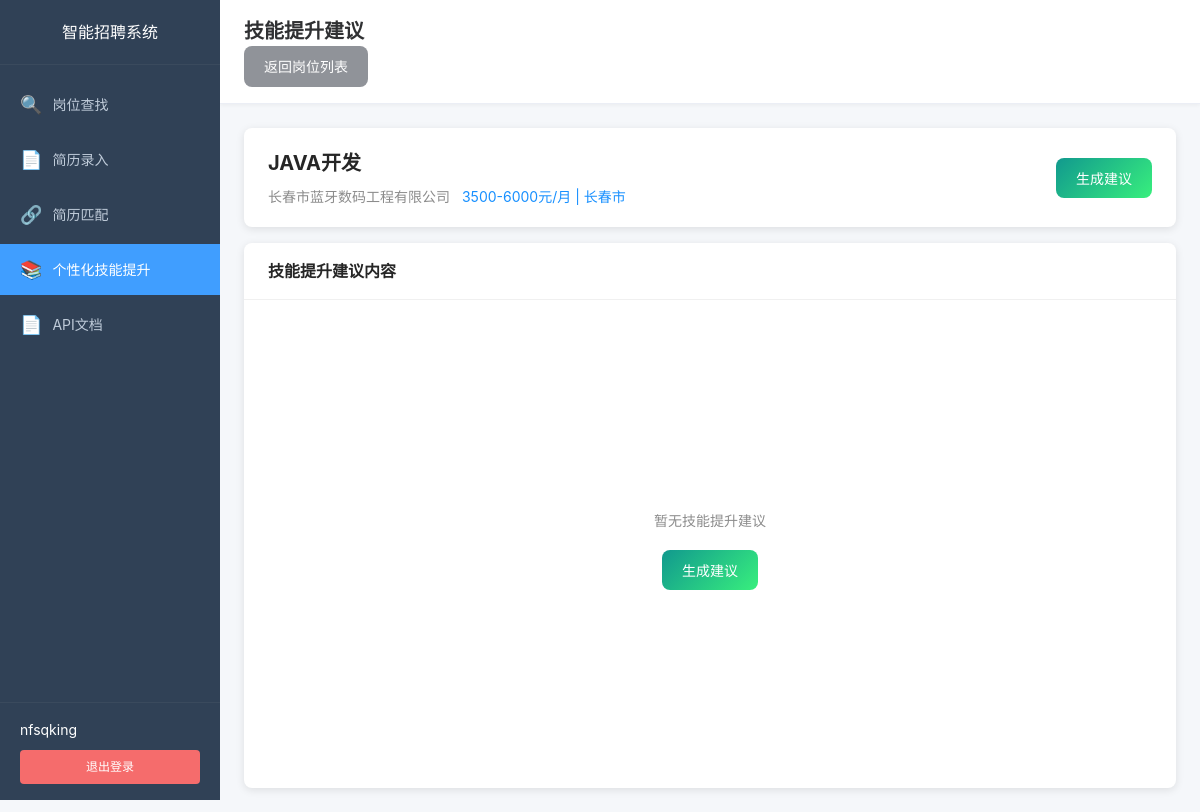
Page /skill_improvement/suggestion/1 (signed in) on the committed database.
### app/models/user.py (models this page shows, shortened)
class User(UserMixin, db.Model):
    __tablename__ = 'users'
    id = db.Column(db.Integer, primary_key=True)
    username = db.Column(db.String(80), unique=True, nullable=False, index=True)
    email = db.Column(db.String(120), unique=True, nullable=False, index=True)
    password_hash = db.Column(db.String(255), nullable=False)
    nickname = db.Column(db.String(80))
    is_active = db.Column(db.Boolean, default=True)
    created_at = db.Column(db.DateTime, default=datetime.utcnow)
    updated_at = db.Column(db.DateTime, default=datetime.utcnow, onupdate=datetime.utcnow)

### app/models/job.py (models this page shows, shortened)
class Job(db.Model):
    __tablename__ = 'jobs'
    id = db.Column(db.Integer, primary_key=True)
    job_id = db.Column(db.String(100), unique=True, nullable=False, index=True)
    job_name = db.Column(db.String(200), nullable=False)
    job_salary = db.Column(db.String(50))
    location = db.Column(db.String(100))
    experience = db.Column(db.String(50))
    education = db.Column(db.String(50))
    job_description = db.Column(db.Text)
    company_name = db.Column(db.String(200))
    industry = db.Column(db.String(100))
    company_type = db.Column(db.String(100))
    company_size = db.Column(db.String(50))
    detail_url = db.Column(db.Text, nullable=True)
    created_at = db.Column(db.DateTime, default=datetime.utcnow)
    updated_at = db.Column(db.DateTime, default=datetime.utcnow, onupdate=datetime.utcnow)

### app/routes/skill_improvement.py (the view)
@skill_improvement.route('/skill_improvement/suggestion/<int:job_id>')
@login_required
def suggestion(job_id):
    current_resume = get_current_resume()
    has_resume = current_resume is not None
    job = Job.query.get(job_id)
    if not job:
        return render_template('skill_suggestion.html',
                             job=None,
                             has_resume=has_resume,
                             has_suggestion=False,
                             suggestion=None)
    current_resume_id = get_current_resume_id()
    suggestion = None
    has_suggestion = False
    if current_resume_id:
        suggestion = SkillSuggestion.query.filter_by(
            resume_id=current_resume_id,
            job_id=job_id
        ).first()
        has_suggestion = suggestion is not None
    return render_template('skill_suggestion.html',
                         job=job,
                         has_resume=has_resume,
                         has_suggestion=has_suggestion,
                         suggestion=suggestion)

### app/models/user.py (called while the page is built)
@login_manager.user_loader
def load_user(user_id: str):
    return User.query.get(int(user_id))

### app/routes/skill_improvement.py (called while the page is built, shortened)
def get_current_resume_id():
    resume_id = session.get('current_resume_id')
    if resume_id:
        resume = Resume.query.filter_by(id=resume_id, user_id=current_user.id).first()
        if resume:
            return resume_id
    active_resume = Resume.query.filter_by(user_id=current_user.id, is_active=True).first()
    if active_resume:
        session['current_resume_id'] = active_resume.id
        return active_resume.id

def get_current_resume():
    resume_id = get_current_resume_id()
    if resume_id:
        return Resume.query.get(resume_id)
    return None

### app/templates/skill_suggestion.html (shortened to what this page needs)
{% extends "base.html" %}
{% block extra_css %}
<link rel="stylesheet" href="{{ url_for('static', filename='css/dashboard.css') }}">
<link rel="stylesheet" href="{{ url_for('static', filename='css/skill_improvement.css') }}">
{% endblock %}
{% block content %}
<div class="app-container">
    <aside class="sidebar">
        <div class="sidebar-header">
            <h2>智能招聘系统</h2>
        </div>
        <nav class="sidebar-nav">
            <ul class="nav-menu">
                <li class="nav-item">
                    <a href="{{ url_for('dashboard.index') }}" class="nav-link">
                        <span class="nav-icon">&#128269;</span>
                        <span class="nav-text">岗位查找</span>
                    </a>
                </li>
                <li class="nav-item">
                    <a href="{{ url_for('resume.list_resumes') }}" class="nav-link">
                        <span class="nav-icon">&#128196;</span>
                        <span class="nav-text">简历录入</span>
                    </a>
                </li>
                <li class="nav-item">
                    <a href="{{ url_for('match.index') }}" class="nav-link">
                        <span class="nav-icon">&#128279;</span>
                        <span class="nav-text">简历匹配</span>
                    </a>
                </li>
                <li class="nav-item active">
                    <a href="{{ url_for('skill_improvement.index') }}" class="nav-link">
                        <span class="nav-icon">&#128218;</span>
                        <span class="nav-text">个性化技能提升</span>
                    </a>
                </li>
                <li class="nav-item">
                    <a href="{{ url_for('api_docs.doc') }}" class="nav-link" target="_blank">
                        <span class="nav-icon">&#128196;</span>
                        <span class="nav-text">API文档</span>
                    </a>
                </li>
            </ul>
        </nav>
        <div class="sidebar-footer">
            <div class="user-info">
                <span class="user-name">{{ current_user.nickname or current_user.username }}</span>
            </div>
            <a href="{{ url_for('auth.logout') }}" class="logout-btn">退出登录</a>
        </div>
    </aside>
    <main class="main-content">
        <header class="main-header">
            <h1>技能提升建议</h1>
            <a href="{{ url_for('skill_improvement.index') }}" class="btn btn-secondary">返回岗位列表</a>
        </header>
        <div class="content-wrapper">
            {% if not has_resume %}
            <div class="message-panel">
                <p class="message-text">请先创建简历后再使用此功能</p>
                <a href="{{ url_for('resume.list_resumes') }}" class="btn btn-primary">去创建简历</a>
            </div>
            {% elif not job %}
            <div class="message-panel">
                <p class="message-text">岗位不存在</p>
                <a href="{{ url_for('skill_improvement.index') }}" class="btn btn-primary">返回岗位列表</a>
            </div>
            {% else %}
            <div class="suggestion-page-container">
                <div class="suggestion-header">
                    <div class="suggestion-title">
                        <h2>{{ job.job_name }}</h2>
                        <div class="job-info">
                            <span>{{ job.company_name }}</span>
                            <span class="company">{{ job.job_salary or '面议' }} | {{ job.location or '未知' }}</span>
                        </div>
                    </div>
                    <div class="suggestion-actions">
                        {% if has_suggestion %}
                        <button class="btn btn-primary" id="regenerateBtn" data-job-id="{{ job.id }}">重新生成</button>
                        {% else %}
                        <button class="btn btn-success" id="generateBtn" data-job-id="{{ job.id }}">生成建议</button>
                        {% endif %}
                    </div>
                </div>
                <div class="suggestion-content-wrapper">
                    <div class="suggestion-content-header">
                        <h3>技能提升建议内容</h3>
                    </div>
                    <div class="suggestion-content-body" id="suggestionContent">
                        {% if has_suggestion and suggestion %}
                        <div id="existingContent" data-content="{{ suggestion.suggestion | e }}"></div>
                        {% else %}
                        <div class="empty-state">
                            <p>暂无技能提升建议</p>
                            <button class="btn btn-success" id="emptyGenerateBtn" data-job-id="{{ job.id }}">生成建议</button>
                        </div>
                        {% endif %}
                    </div>
                </div>
            </div>
            {% endif %}
        </div>
    </main>
</div>
{% endblock %}

### app/static/css/base.css (style rules this page uses)
* { margin: 0; padding: 0; box-sizing: border-box; }
html, body { height: 100%; font-family: -apple-system, BlinkMacSystemFont, 'Segoe UI', 'PingFang SC', 'Hiragino Sans GB', 'Microsoft YaHei', sans-serif; font-size: 14px; line-height: 1.5; color: #333; background-color: #f5f7fa; }
a { color: #409eff; text-decoration: none; }
button { cursor: pointer; border: none; outline: none; font-family: inherit; }
.btn { display: inline-block; padding: 10px 20px; font-size: 14px; font-weight: 500; border-radius: 4px; transition: all 0.3s ease; }
.btn-secondary { background-color: #909399; color: #fff; }
.btn-success { background-color: #67c23a; color: #fff; }

### app/static/css/dashboard.css (style rules this page uses)
.app-container { display: flex; min-height: 100vh; }
.sidebar { width: 220px; background: #304156; color: #bfcbd9; display: flex; flex-direction: column; position: fixed; height: 100vh; left: 0; top: 0; z-index: 100; }
.sidebar-header { padding: 20px; text-align: center; border-bottom: 1px solid #3a4a5d; }
.sidebar-header h2 { font-size: 16px; color: #fff; font-weight: 500; }
.sidebar-nav { flex: 1; padding: 10px 0; overflow-y: auto; }
.nav-menu { list-style: none; }
.nav-item { margin: 4px 0; }
.nav-link { display: flex; align-items: center; padding: 12px 20px; color: #bfcbd9; transition: all 0.3s ease; }
.nav-item.active .nav-link { background: #409eff; color: #fff; }
.nav-icon { font-size: 18px; margin-right: 10px; }
.nav-text { font-size: 14px; }
.sidebar-footer { padding: 16px 20px; border-top: 1px solid #3a4a5d; }
.user-info { margin-bottom: 10px; }
.user-name { font-size: 14px; color: #fff; }
.logout-btn { display: block; padding: 8px 16px; background: #f56c6c; color: #fff; border-radius: 4px; text-align: center; font-size: 12px; transition: background 0.3s ease; }
.main-content { flex: 1; margin-left: 220px; background: #f5f7fa; }
.main-header { background: #fff; padding: 16px 24px; border-bottom: 1px solid #ebeef5; box-shadow: 0 1px 4px rgba(0, 0, 0, 0.05); }
.main-header h1 { font-size: 20px; color: #303133; }
.content-wrapper { padding: 24px; }
.empty-state { display: flex; justify-content: center; align-items: center; min-height: 200px; color: #909399; }
.job-info { flex: 1; }

### app/static/css/skill_improvement.css (style rules this page uses)
.btn { display: inline-block; padding: 10px 20px; border: none; border-radius: 8px; font-size: 14px; cursor: pointer; transition: all 0.3s ease; text-decoration: none; }
.btn-success { background: linear-gradient(135deg, #11998e 0%, #38ef7d 100%); color: white; }

### app/templates/skill_suggestion.html (style rules this page uses)
.suggestion-page-container { display: flex; flex-direction: column; height: calc(100vh - 140px); }
.suggestion-header { background: #fff; border-radius: 8px; box-shadow: 0 2px 8px rgba(0, 0, 0, 0.1); padding: 20px 24px; margin-bottom: 16px; display: flex; justify-content: space-between; align-items: center; }
.suggestion-title { display: flex; flex-direction: column; gap: 8px; }
.suggestion-title h2 { margin: 0; color: #262626; font-size: 20px; }
.suggestion-title .job-info { color: #8c8c8c; font-size: 14px; }
.suggestion-title .job-info .company { margin-left: 8px; color: #1890ff; }
.suggestion-content-wrapper { flex: 1; background: #fff; border-radius: 8px; box-shadow: 0 2px 8px rgba(0, 0, 0, 0.1); display: flex; flex-direction: column; overflow: hidden; }
.suggestion-content-header { padding: 16px 24px; border-bottom: 1px solid #f0f0f0; display: flex; justify-content: space-between; align-items: center; }
.suggestion-content-header h3 { margin: 0; color: #262626; font-size: 16px; }
.suggestion-content-body { flex: 1; padding: 24px; overflow-y: auto; }
.suggestion-content-body p { margin: 10px 0; line-height: 1.8; }
.empty-state { display: flex; flex-direction: column; align-items: center; justify-content: center; height: 100%; min-height: 300px; color: #8c8c8c; }
.empty-state p { margin-bottom: 16px; }

### rows in the picture
User: nickname "nfsqking"
Job: job_name "JAVA开发", company_name "长春市蓝牙数码工程有限公司", job_salary "3500-6000元/月", location "长春市"
